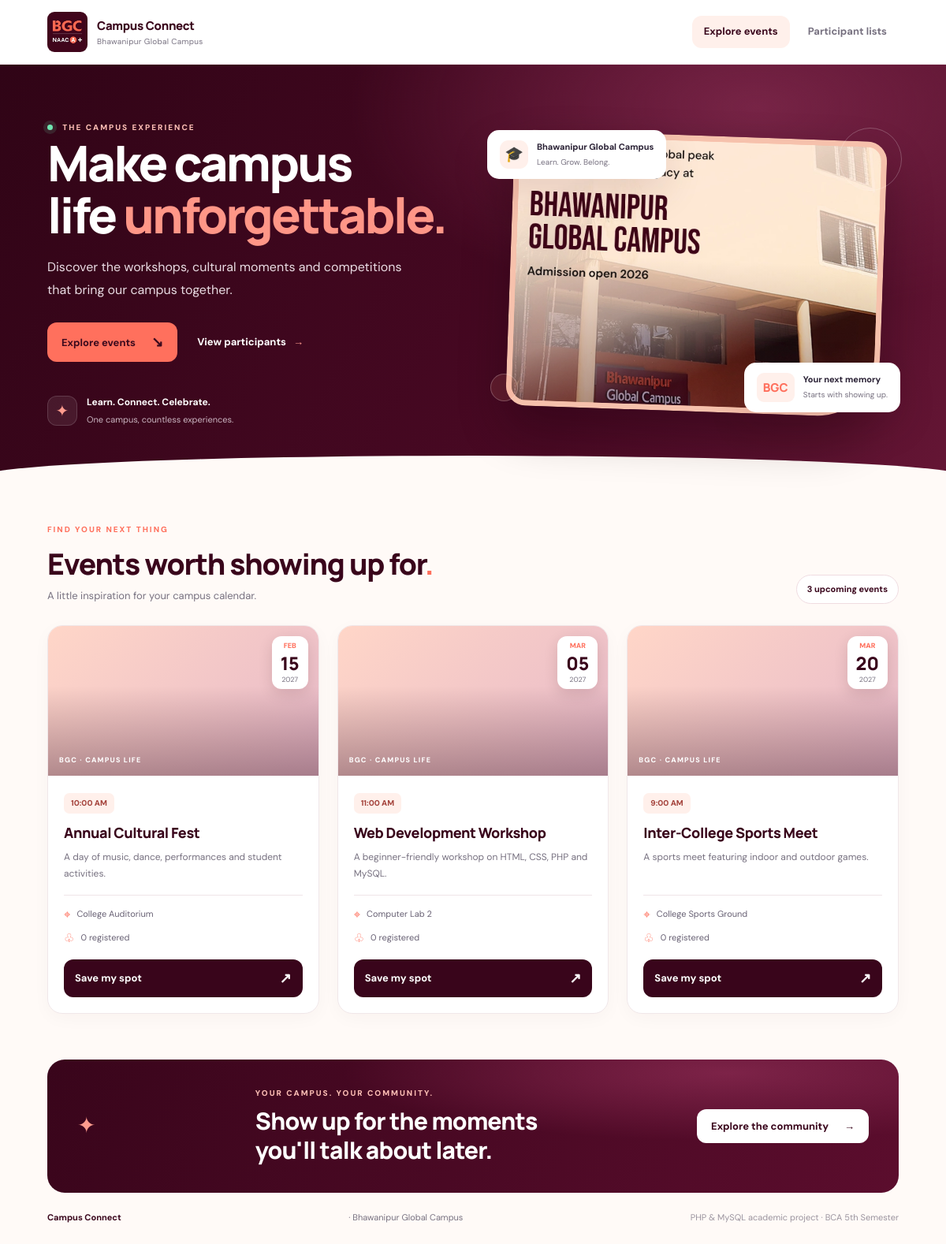
The page / on the database its author committed.
### tables this page shows
CREATE TABLE IF NOT EXISTS events (
    id INT AUTO_INCREMENT PRIMARY KEY,
    title VARCHAR(150) NOT NULL,
    description TEXT NOT NULL,
    event_date DATE NOT NULL,
    event_time TIME NOT NULL,
    venue VARCHAR(200) NOT NULL,
    created_at TIMESTAMP DEFAULT CURRENT_TIMESTAMP
);

### index.php (the view, shortened to what this page needs)
<?php
require_once 'db.php';
$sql = "SELECT e.*, (SELECT COUNT(*) FROM registrations r WHERE r.event_id=e.id) AS participant_count
        FROM events e ORDER BY e.event_date ASC, e.event_time ASC";
$events = $conn->query($sql);
function h($value) {
    return htmlspecialchars((string)$value, ENT_QUOTES, 'UTF-8');
}
?>
<!doctype html>
<html lang="en">
<head>
  <link rel="stylesheet" href="style.css">
</head>
<body>
<header class="topbar">
  <a class="brand" href="index.php">
    <img class="brand-logo" src="assets/bgc-logo.png" alt="Bhawanipur Global Campus BGC logo">
    <span class="brand-copy"><strong>Campus Connect</strong><small>Bhawanipur Global Campus</small></span>
  </a>
  <nav><a class="active" href="index.php">Explore events</a><a href="participants.php">Participant lists</a></nav>
</header>
<main>
  <section class="hero-wrap">
    <div class="hero container">
      <div class="hero-copy">
        <span class="eyebrow light"><span class="live-dot"></span> THE CAMPUS EXPERIENCE</span>
        <h1>Make campus<br>life <span>unforgettable.</span></h1>
        <p>Discover the workshops, cultural moments and competitions that bring our campus together.</p>
        <div class="hero-actions">
          <a class="button button-bright" href="#events">Explore events <span>↘</span></a>
          <a class="text-link" href="participants.php">View participants <span>→</span></a>
        </div>
        <div class="hero-proof"><span class="proof-icon">✦</span><span><strong>Learn. Connect. Celebrate.</strong><small>One campus, countless experiences.</small></span></div>
      </div>
      <div class="hero-art">
        <div class="hero-photo"><img src="assets/campus-building.png" alt="Bhawanipur Global Campus building"></div>
        <div class="float-card float-top"><span class="float-emoji">🎓</span><span><strong>Bhawanipur Global Campus</strong><small>Learn. Grow. Belong.</small></span></div>
        <div class="float-card float-bottom"><span class="float-number">BGC</span><span><strong>Your next memory</strong><small>Starts with showing up.</small></span></div>
        <div class="decor decor-one"></div><div class="decor decor-two"></div>
      </div>
    </div>
    <div class="hero-wave"></div>
  </section>
  <section class="container content-section" id="events">
    <div class="section-heading">
      <div><p class="eyebrow">FIND YOUR NEXT THING</p><h2>Events worth showing up for<span class="heading-dot">.</span></h2><p class="section-subtitle">A little inspiration for your campus calendar.</p></div>
      <span class="count"><?= $events ? $events->num_rows : 0 ?> upcoming events</span>
    </div>
    <section class="event-grid">
    <?php if ($events && $events->num_rows > 0): ?>
      <?php while ($event = $events->fetch_assoc()): ?>
        <article class="event-card">
          <div class="event-image">
            <span class="image-label">BGC · CAMPUS LIFE</span>
            <div class="event-date"><span><?= h(date('M', strtotime($event['event_date']))) ?></span><strong><?= h(date('d', strtotime($event['event_date']))) ?></strong><small><?= h(date('Y', strtotime($event['event_date']))) ?></small></div>
          </div>
          <div class="event-content">
            <span class="tag"><?= h(date('g:i A', strtotime($event['event_time']))) ?></span>
            <h3><?= h($event['title']) ?></h3>
            <p class="event-description"><?= h($event['description']) ?></p>
            <div class="event-details"><p class="meta"><span>⌖</span> <?= h($event['venue']) ?></p><p class="meta"><span>♧</span> <?= (int)$event['participant_count'] ?> registered</p></div>
            <a class="button card-button" href="register.php?event_id=<?= (int)$event['id'] ?>">Save my spot <span>↗</span></a>
          </div>
        </article>
      <?php endwhile; ?>
    <?php else: ?>
      <div class="empty">No events are listed yet. Add events to the database to display them here.</div>
    <?php endif; ?>
    </section>
    <section class="closing-banner">
      <div class="closing-icon">✦</div><div><p class="eyebrow light">YOUR CAMPUS. YOUR COMMUNITY.</p><h2>Show up for the moments<br>you'll talk about later.</h2></div><a href="participants.php" class="button button-light">Explore the community <span>→</span></a>
    </section>
    <footer><strong>Campus Connect</strong> · Bhawanipur Global Campus <span>PHP &amp; MySQL academic project · BCA 5th Semester</span></footer>
  </section>
</main>
</body>
</html>

### rows shown on the page
events: event_date "FEB", event_date "15", event_date "2027", event_time "10:00 AM", title "Annual Cultural Fest", description "A day of music, dance, performances and student activities.", venue "College Auditorium", participant_count "0"
events: event_date "MAR", event_date "05", event_date "2027", event_time "11:00 AM", title "Web Development Workshop", description "A beginner-friendly workshop on HTML, CSS, PHP and MySQL.", venue "Computer Lab 2", participant_count "0"
events: event_date "MAR", event_date "20", event_date "2027", event_time "9:00 AM", title "Inter-College Sports Meet", description "A sports meet featuring indoor and outdoor games.", venue "College Sports Ground", participant_count "0"

### other values the page prints
$events->num_rows "3"
